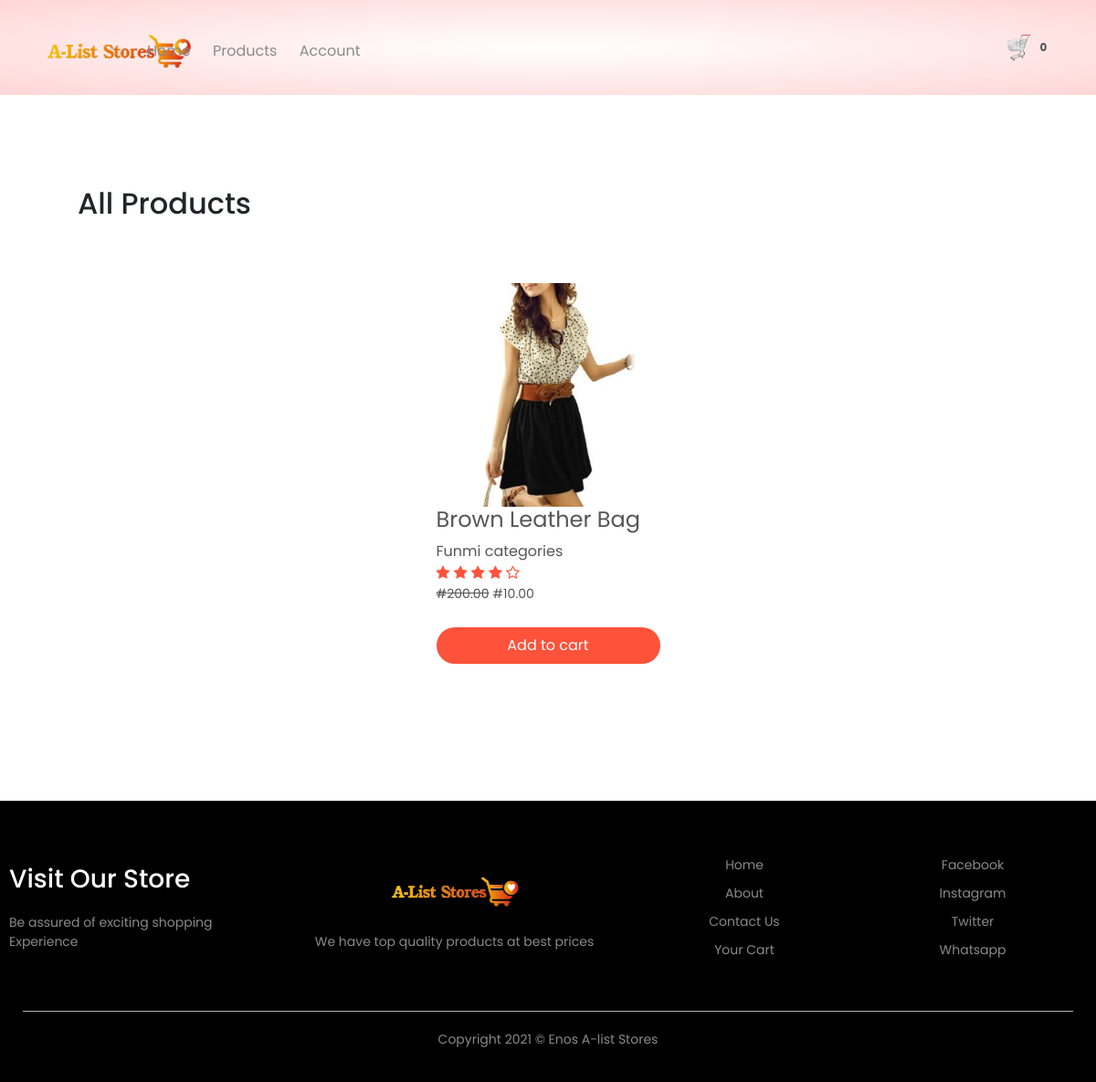
Page /product/1/funmi-categories on the committed database.
### home/models.py (models this page shows, shortened)
class Setting(models.Model):
    STATUS =(
        ('True', 'True'),
        ('False', 'False'),
    )
    title = models.CharField(max_length=100)
    keywords = models.CharField(max_length=255)
    description = models.CharField(max_length=255, null=True)
    company = models.CharField(max_length=50, null=True)
    address = models.CharField(max_length=100)
    phone = models.CharField( null=True, max_length=15)
    email = models.CharField(blank=True, max_length=50)
    icon = models.ImageField(blank=True,null=True,  upload_to='images/')
    logo = models.ImageField(blank=True,null=True, upload_to='images/')
    cart_icon = models.ImageField(blank=True,null=True, upload_to='images/')
    menu_icon = models.ImageField(blank=True,null=True, upload_to='images/')
    facebook = models.CharField(blank=True, max_length=50)
    instagram = models.CharField(blank=True, max_length=50)
    twitter = models.CharField(blank=True, max_length=50)
    created_at = models.DateTimeField(auto_now_add=True)
    updated_at = models.DateTimeField(auto_now=True)
    about =RichTextUploadingField(blank=True)
    about2 =RichTextUploadingField(blank=True, default='aboutto')
    contact =RichTextUploadingField(blank=True)
    status = models.CharField(max_length=10, choices=STATUS)

### product/models.py (models this page shows, shortened)
class Product(models.Model):
    STATUS =(
        ('True', 'True'),
        ('False', 'False'),
    )
    AVAILABLE =(
        ('In Stock', 'In Stock'),
        ('Out Of Stock', 'Out Of Stock'),
        ('ReStocked', 'ReStocked'),
    )
    category = models.ForeignKey(Category, on_delete=models.DO_NOTHING)
    title = models.CharField(max_length=150, blank=True)
    keywords = models.CharField(max_length=255)
    description = models.CharField(max_length=255)
    image= models.ImageField(blank=True, upload_to='images/')
    price = models.FloatField(null=True, blank=True)
    sizes = models.CharField(max_length=30, null=True, default='Large')
    discount_price= models.FloatField(blank=True, null=True)
    available= models.CharField(choices=AVAILABLE, max_length=15, default='In Stock')
    quantity_instock = models.IntegerField(null=True, blank=True, default=1000)
    minquantity = models.IntegerField(blank=True)
    amount = models.IntegerField(null=True, blank=True)
    status = models.CharField(max_length=10, choices=STATUS)
    slug = models.SlugField(null=False, unique=True)
    created_at = models.DateTimeField(auto_now_add=True)
    updated_at = models.DateTimeField(auto_now=True)
    featured = models.BooleanField(blank=True)
    latest = models.BooleanField(blank=True)
    banner = models.BooleanField(blank=True)
    offer = models.BooleanField(blank=True)
    detail = RichTextUploadingField()
    def image_tag(self):
        return mark_safe('<img src="{}" height="50"/>'.format(self.image.url))
    image_tag.short_description = 'Image'

class Category(models.Model):
    STATUS =(
        ('True', 'True'),
        ('False', 'False'),
    )
    title = models.CharField(max_length=150)
    image = models.ImageField(blank=True, upload_to='images/')
    status = models.CharField(max_length=10, choices=STATUS)
    slug = models.SlugField(null=False, unique=True)
    created_at = models.DateTimeField(auto_now_add=True)
    def __str__(self):
        return self.title

### home/views.py (the view)
# urls.py: path('product/<str:id>/<slug:slug>', views.product_list, name='product_list'),
def product_list(request,id,slug):
    setting= Setting.objects.get(pk=1)
    category = Category.objects.all()
    catdata= Category.objects.get(pk=id)
    products = Product.objects.filter(category__id=id)
    paginator = Paginator(products,2)
    page= request.GET.get('page')
    paged_products = paginator.get_page(page)
    context= {
                'setting': setting,
                'category': category,
                'catdata': catdata,
                'products': paged_products,
    }
    return render(request, 'products.html', context)

### home/context_processor.py (called while the page is built)
def cartcount(request):
    cartcount = ShopCart.objects.filter(order_placed=False).filter(user__username=request.user.username)
    total_quantity = 0
    for item in cartcount:
        total_quantity += item.quantity
    context = {'itemcount':total_quantity}
    return context

### home/templates/products.html (shortened to what this page needs)
{% extends 'base.html' %}
{% load static %}
{% load humanize %}
    {% block header %} {% include "prod-header.html" %} {% endblock header %}
    {% block content %}
    <div class="small-container">
        <div class="row row-2">
            <h2>All {{product.category}} Products</h2>
        </div>
        <div class="row">
            {% if products %}
                {% for item in products %}
                    <div class="col-4">
                        <a href="{% url 'prod_detail' item.id item.slug %}"><img src="{{ item.image.url}}"></a>
                        <a href="{% url 'prod_detail' item.id item.slug %}"><h4>{{item.title}}</h4></a>
                        <a href="{% url 'prod_detail' item.id item.slug %}" class="category">{{item.category}}</a>
                        <div class="rating">
                            <i class="fa fa-star"></i>
                            <i class="fa fa-star"></i>
                            <i class="fa fa-star"></i>
                            <i class="fa fa-star"></i>
                            <i class="fa fa-star-o"></i>
                        </div>
                        <p class="price">
                            {% if item.discount_price %}
                                <del>#{{item.price | floatformat:2 | intcomma}}</del>
                                <span>#{{ item.discount_price | floatformat:2 | intcomma }}</span>
                            {% else %}
                                <span>#{{ item.price | floatformat:2 | intcomma}}</span>
                            {% endif %}
                        </p>
                        <form action="" method="POST">
                            <button class="buttons" type="submit">Add to cart</button>
                        </form>
                    </div>
                {% endfor %}
            {% endif %}
        </div>
    </div>
    {% endblock content %}
    {% block footer %}  {% include "footer.html" %} {% endblock footer %}

### home/templates/prod-header.html (shortened to what this page needs)
<div class="headermain">
    <div class="container">
        <div class="header">
            <div class="logo">
                <a href="{% url 'index' %}"><img src="{{setting.logo.url}}" alt="company logo here"></a>
            </div>
            <div class="navbar">
                <ul id="MenuItems">
                        <li><a href="{% url 'index' %}">Home</a></li>
                        <li><a href="{% url 'category' %}">Products</a></li>
                    {% if user.id is not None %}
                        <li><a href="{% url 'user' %}"><img src="{{profile.image.url}}" alt="" style="border-radius: 30px; height:40px"></a></li>
                        <li>
                           welcome!<a href="{% url 'user' %}">
                                {% if request.user.first_name %}
                                    <p><strong> {{request.user.first_name}}</strong></p>
                                {% else %}
                                    <p><strong>{{request.user.username}}</strong></p>
                                {% endif %}
                           </a>
                        <li><a href="{% url 'logoutfunc' %}">Logout</a></li>
                        <li><a href="">Change Password</a></li>
                    {% else %}
                        <li><a href="{% url 'accountform' %}">Account</a></li>
                    {% endif %}
                </ul>
            </div>
            <a href="{% url 'order:shopcart' %}"><img src="{{setting.cart_icon.url}}" alt="shop cart" width="30px" height="30px">
                {% if itemcount > 0 %}
                    <span class="badge red z-depth-1 mr-1">{{ itemcount }}</span>
                {% else %}
                    <span class="badge red z-depth-1 mr-1">0</span>
                {% endif %}
            </a>
        </div>
    </div>
</div>

### home/templates/footer.html
 <div class="footer">
    <div class="container">
        <div class="row">
            <div class="footer-col-1">
                <h3>Visit Our Store</h3>
                <p>Be assured of exciting shopping Experience </p>
            </div>
            <div class="footer-col-2">
                <a href="{% url 'index' %}"><img src="{{setting.logo.url}}"></a>
                <p>We have top quality products at best prices</p>
            </div>
            <div class="footer-col-3">
                <ul>
                    <li><a href="{% url 'index' %}">Home</a></li>
                    <li><a href="{% url 'about' %}">About</a></li>
                    <li><a href="{% url 'contact' %}">Contact Us</a></li>
                    <li><a href="">Your Cart</a></li>
                </ul>
            </div>
            <div class="footer-col-4">
                <ul>
                    <li><a href="">Facebook</a></li>
                    <li><a href="">Instagram</a></li>
                    <li><a href="">Twitter</a></li>
                    <li><a href="">Whatsapp</a></li>
                </ul>
            </div>
        </div>
        <hr>
        <p class="copyright">Copyright 2021 &copy; Enos A-list Stores</p>
    </div>
</div>

### home/static/css/main.css (style rules this page uses)
* { padding: 0; margin: 0; box-sizing: border-box; }
body { font-family: 'Poppins', sans-serif; }
.headermain { background: radial-gradient(#fff, #ffd6d6); }
.container { max-width: 1300px; margin: auto; padding: 0 25px; }
.header { display: flex; align-items: center; padding: 20px; }
.logo { width: 100px; }
.logo img { width: 170px; }
.navbar { flex: 1; text-align: right; }
.navbar li { display: inline-block; margin-right: 20px; }
a { text-decoration: none; color: #555; }
p { color: #555; }
.row { display: flex; align-items: center; flex-wrap: wrap; justify-content: space-around; }
.buttons { display: inline-block; background: #ff523b; color: white; text-decoration: none; padding: 8px 30px; margin: 30px 0; border-radius: 30px; }
.small-container { max-width: 1080px; margin: auto; padding: 0 25px; }
.col-4 { flex-basis: 25%; padding: 10px; min-width: 200px; margin-bottom: 50px; transition: transform 0.5s; }
.col-4 img { width: 100%; }
h4 { color: #555; font-weight: normal; }
.col-4 p { font-size: 14px; }
.rating .fa { color: #ff523b; }
.footer { background: black; color: #8a8a8a; font-size: 14px; padding: 60px 0 20px; }
.footer p { color: #8a8a8a; }
.footer h3 { color: white; margin-bottom: 20px; }
.footer-col-1, .footer-col-2, .footer-col-3, .footer-col-4 { min-width: 250px; margin-bottom: 20px; }
.footer-col-1 { flex-basis: 25%; }
.footer-col-2 { flex: 1; text-align: center; }
.footer-col-2 img { width: 150px; margin-bottom: 20px; }
.footer-col-3, .footer-col-4 { flex-basis: 20%; text-align: center; }
ul { list-style-type: none; }
ul li { margin-bottom: 10px; }
ul a { text-decoration: none; color: #8a8a8a; }
.footer hr { border: none; background: #b5b5b5; height: 1px; margin: 20px 0; }
.copyright { text-align: center; }
.row-2 { justify-content: space-between; margin: 100px auto 50px; }
form .buttons { width: 100%; border: none; cursor: pointer; margin: 10px 0; }

### rows in the picture
Setting: logo (picture), cart_icon (picture)
Product: image (picture), title "Brown Leather Bag", category "Funmi categories", price "200.00", discount_price "10.00"
